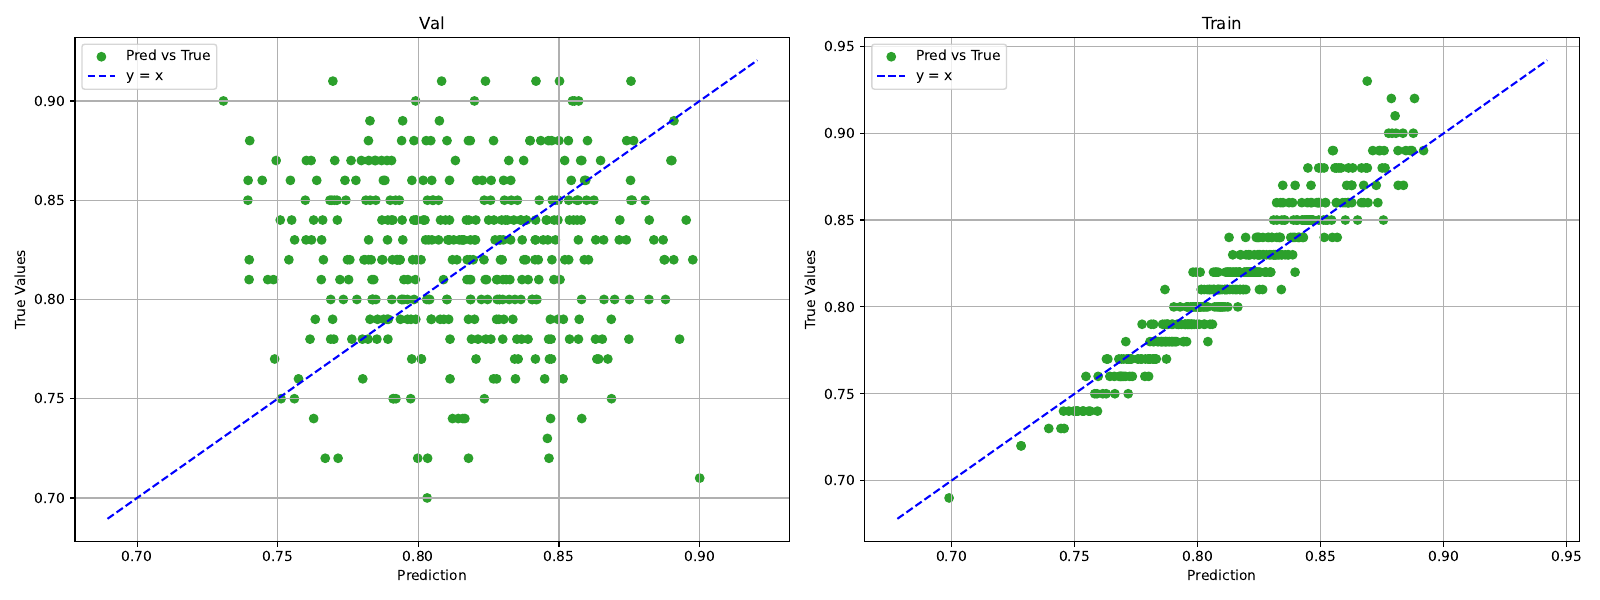

Python code for this plot:
import pandas as pd
import numpy as np

from sklearn.ensemble import RandomForestClassifier
from sklearn.svm import SVC
from sklearn.svm import LinearSVC
from sklearn.linear_model import LogisticRegression
from sklearn.linear_model import LinearRegression
from sklearn.compose import TransformedTargetRegressor
from sklearn.ensemble import ExtraTreesClassifier
from sklearn.ensemble import RandomForestRegressor

from sklearn.preprocessing import StandardScaler, MinMaxScaler, RobustScaler
from sklearn.neighbors import LocalOutlierFactor
from sklearn.ensemble import IsolationForest
from sklearn.neighbors import NearestNeighbors
from sklearn.feature_selection import SelectKBest, SelectPercentile, chi2, SelectFpr, SelectFromModel

from sklearn.impute import KNNImputer
from sklearn.experimental import enable_iterative_imputer
from sklearn.impute import IterativeImputer

from sklearn.base import BaseEstimator,TransformerMixin
from sklearn.preprocessing import QuantileTransformer

from sklearn.datasets import make_classification

from sklearn.model_selection import train_test_split

from sklearn.pipeline import Pipeline

from sklearn.impute import SimpleImputer
from sklearn.kernel_approximation import RBFSampler
from sklearn.preprocessing import OrdinalEncoder
from sklearn.compose import ColumnTransformer
from imblearn.under_sampling import RandomUnderSampler
import copy

import torch
import gpytorch
from gpytorch.models import ExactGP
from gpytorch.means import ConstantMean
from gpytorch.kernels import ScaleKernel, RBFKernel
from gpytorch.distributions import MultivariateNormal
from gpytorch.mlls import ExactMarginalLogLikelihood
import torch.nn.functional as F

import torch.nn as nn
import torch.optim as optim

from matplotlib import pyplot as plt
from sklearn.decomposition import PCA
from sklearn.preprocessing import OneHotEncoder

import warnings
warnings.filterwarnings("ignore", category=FutureWarning)
warnings.filterwarnings("ignore", category=UserWarning)

column_names = ['age', 'workclass', 'fnlwgt', 'education', 'education_num', 'marital_status', 
                'occupation', 'relationship', 'race', 'sex', 'capital_gain', 'capital_loss', 
                'hours_per_week', 'native_country', 'income']

data_path = 'adult.data'
train_df = pd.read_csv(data_path, names=column_names, sep=',\s*', engine='python', na_values='?')
print(train_df.head())
print(f"original N: {train_df.shape[0]}")
train_df = train_df.dropna()
print(f"cleaned N: {train_df.shape[0]}")

test_data_path = 'adult.test'
test_df = pd.read_csv(test_data_path, names=column_names, sep=',\s*', engine='python', na_values='?', skiprows=1)
test_df['income'] = test_df['income'].str.strip('.')
print(f"original N: {test_df.shape[0]}")
test_df = test_df.dropna()
print(f"cleaned N: {test_df.shape[0]}")

# preprocess adult
train_df['income'] = train_df['income'].apply(lambda x: 1 if '>50K' in x else 0)
test_df['income'] = test_df['income'].apply(lambda x: 1 if '>50K' in x else 0)
X_train = train_df.drop('income', axis=1)
y_train = train_df['income']
X_test = test_df.drop('income', axis=1)
y_test = test_df['income']

numeric_features = ['age', 'education_num', 'capital_gain', 'capital_loss', 'hours_per_week']
categorical_features = ['workclass', 'education', 'marital_status', 'occupation', 'relationship', 'race', 'sex', 'native_country']
numeric_transformer = Pipeline(steps=[
    ('imputer', SimpleImputer(strategy='mean')), 
    ('scaler', StandardScaler()) 
])
#onehot
#categorical_transformer = Pipeline(steps=[
#    ('imputer', SimpleImputer(strategy='most_frequent')), 
#    ('onehot', OneHotEncoder(handle_unknown='ignore')) 
#])
categorical_transformer = Pipeline(steps=[
    ('imputer', SimpleImputer(strategy='most_frequent')),
    ('ordinal', OrdinalEncoder()) 
])
preprocessor = ColumnTransformer(
    transformers=[
        ('num', numeric_transformer, numeric_features),
        ('cat', categorical_transformer, categorical_features)
    ])
pipeline = Pipeline(steps=[('preprocessor', preprocessor)])

X_train_preprocessed = pipeline.fit_transform(X_train)
X_test_preprocessed = pipeline.transform(X_test)
#print(X_train_preprocessed.toarray()[0]) # the boundary of one hot vectors is not clear
print(X_train_preprocessed[0]) 

###########data preparing###########
all_columns = numeric_features + categorical_features
df = pd.DataFrame(X_train_preprocessed, columns=all_columns, index=y_train.index)
y = y_train
#rus = RandomUnderSampler(random_state=42)
#df, y = rus.fit_resample(df, y)
####################################


# 20% data to train original model
df_train_ori, df_rest, y_train_ori, y_rest = train_test_split(df, y, test_size=0.8, random_state=12) 
# train ori model
classifier = LogisticRegression() 
classifier.fit(df_train_ori, y_train_ori) 
print(f"Ori model train: {classifier.score(df_train_ori, y_train_ori):.4f} Ori model eval: {classifier.score(df_rest, y_rest):.4f}") 


def get_sample_points(df, y, classifier, nslice=400, nsample=100):
    rbf_lst = [] # X for training
    acc_lst = [] # y for training
    for i in range(nslice):
        df_slice = df.sample(n=nsample, random_state=i) 
        y_slice = y[df_slice.index]
        rbf_feature = RBFSampler(gamma=1, random_state=1, n_components=40) 
        rbf_slice = rbf_feature.fit_transform(df_slice) 

        acc = classifier.score(df_slice, y_slice)
        acc_lst.append(acc)
        rbf_lst.append(rbf_slice)
    return rbf_lst, acc_lst

# 40% data to train, 40% data to eval
df_train, df_eval, y_train, y_eval = train_test_split(df_rest, y_rest, test_size=0.5, random_state=12) 
rbf_lst_train, acc_lst_train = get_sample_points(df_train, y_train, classifier)
rbf_lst_eval, acc_lst_eval = get_sample_points(df_eval, y_eval, classifier)

# train MLP model
train_x = torch.stack([torch.tensor(np.mean(vector, axis=0)) for vector in rbf_lst_train], dim=0) # [nslice, nsample, nrbf] -> [nslice, nrbf]
# trick to train MLP (rbf scaler)
scaler = StandardScaler()
train_x = torch.tensor(scaler.fit_transform(train_x.numpy()), dtype=torch.float32)
train_y = torch.tensor(acc_lst_train, dtype=torch.float32)

class MLP(nn.Module):
    def __init__(self, input_dim):
        super(MLP, self).__init__()
        self.model = nn.Sequential(
            nn.Linear(input_dim, 64),
            nn.ReLU(),
            #nn.Dropout(),
            #nn.Linear(512, 256),
            #nn.ReLU(),
            #nn.Linear(256, 128),
            #nn.ReLU(),
            #nn.Linear(128, 64),
            #nn.ReLU(),
            nn.Linear(64, 32),
            nn.ReLU(),
            #nn.Dropout(),
            nn.Linear(32, 1),
            nn.Sigmoid()  
        )

    def forward(self, x):
        output = self.model(x)
        return output

model = MLP(train_x.shape[1])
criterion = nn.MSELoss()
optimizer = optim.Adam(model.parameters(), lr=0.001, weight_decay=1e-4)
num_epochs = 500
for epoch in range(num_epochs):
    outputs = model(train_x).squeeze()  # [N, 1] -> [N]

    loss = criterion(outputs, train_y)
    optimizer.zero_grad() 
    loss.backward() 
    optimizer.step() 

    if epoch % 10 == 0:
        print(f'Epoch [{epoch}/{num_epochs-1}], Loss: {loss.item():.4f}')


# start eval!
model.eval()

# eval on train
with torch.no_grad():
    pred_train = model(train_x).squeeze()
    true_train = train_y

# eval on eval
val_x = torch.stack([torch.tensor(np.mean(vector, axis=0)) for vector in rbf_lst_eval], dim=0) # [nslice, nsample, nrbf] -> [nslice, nrbf]
val_x = torch.tensor(scaler.transform(val_x.numpy()), dtype=torch.float32)

with torch.no_grad():
    pred = model(val_x).squeeze()
    true = torch.tensor(acc_lst_eval)

# visualize val
fig, (ax5, ax6) = plt.subplots(1, 2, figsize=(16, 6))
ax5.scatter(pred, true, marker='o', color='tab:green', label='Pred vs True')
min_val = min(ax5.get_xlim()[0], ax5.get_ylim()[0])
max_val = max(ax5.get_xlim()[1], ax5.get_ylim()[1])
ax5.plot([min_val, max_val], [min_val, max_val], color='blue', linestyle='--', label='y = x')
ax5.set_xlabel('Prediction')
ax5.set_ylabel('True Values')
ax5.grid(True)
ax5.legend(loc='upper left')
ax5.set_title('Val')

# visualize train
ax6.scatter(pred_train, true_train, marker='o', color='tab:green', label='Pred vs True')
min_val = min(ax6.get_xlim()[0], ax6.get_ylim()[0])
max_val = max(ax6.get_xlim()[1], ax6.get_ylim()[1])
ax6.plot([min_val, max_val], [min_val, max_val], color='blue', linestyle='--', label='y = x')
ax6.set_xlabel('Prediction')
ax6.set_ylabel('True Values')
ax6.grid(True)
ax6.legend(loc='upper left')
ax6.set_title('Train')

plt.tight_layout()
plt.show()
plt.savefig("mlp_adult.pdf", format="pdf")
